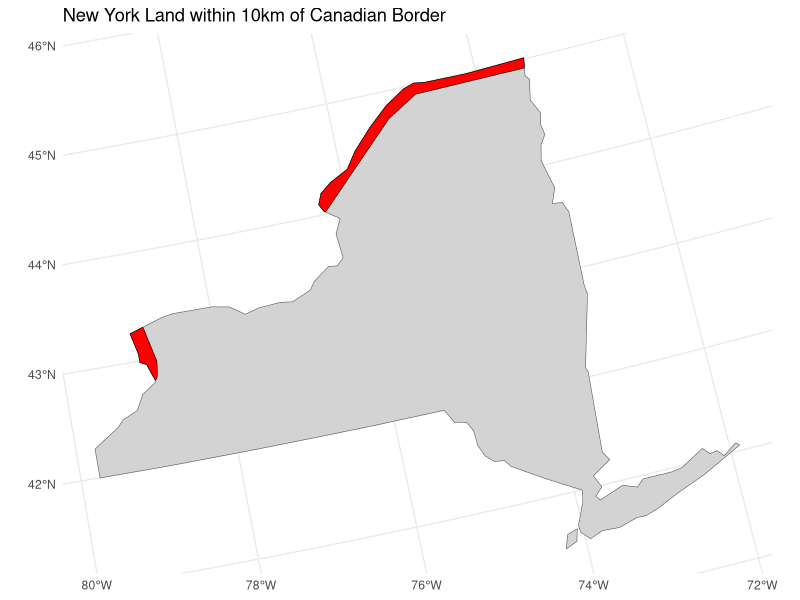

Write the R code that produced this figure.
# Load required libraries
library(spData)
library(sf)
library(tidyverse)
library(units)  # Optional, but useful for unit conversions

# Load the datasets
data(world)
data(us_states)

# Define the Albers equal area projection
albers <- "+proj=aea +lat_1=29.5 +lat_2=45.5 +lat_0=37.5 +lon_0=-96 +x_0=0 +y_0=0 +ellps=GRS80 +datum=NAD83 +units=m +no_defs"

# Transform the world dataset to Albers projection
world_albers <- st_transform(world, crs = albers)

# Filter the world dataset to include only Canada
canada <- world_albers %>% filter(name_long == "Canada")

# Buffer Canada by 10km (10000m)
canada_buffer <- st_buffer(canada, dist = 10000)

# Transform the US states dataset to Albers projection
us_states_albers <- st_transform(us_states, crs = albers)

# Filter the US states dataset to include only New York
ny_state <- us_states_albers %>% filter(NAME == "New York")

# Create a 'border' object by intersecting the buffered Canada with New York
border <- st_intersection(canada_buffer, ny_state)

# Plot the border area
ggplot() +
  geom_sf(data = ny_state, fill = "lightgray") +  # Fill New York state
  geom_sf(data = border, fill = "red", color = "black") +  # Highlight the border area
  labs(title = "New York Land within 10km of Canadian Border") +
  theme_minimal()

# Calculate the area of the polygon in square meters
area_sq_m <- st_area(border)

# Convert the area to square kilometers
area_sq_km <- set_units(area_sq_m, km^2)

# Print the area
print(area_sq_km)
